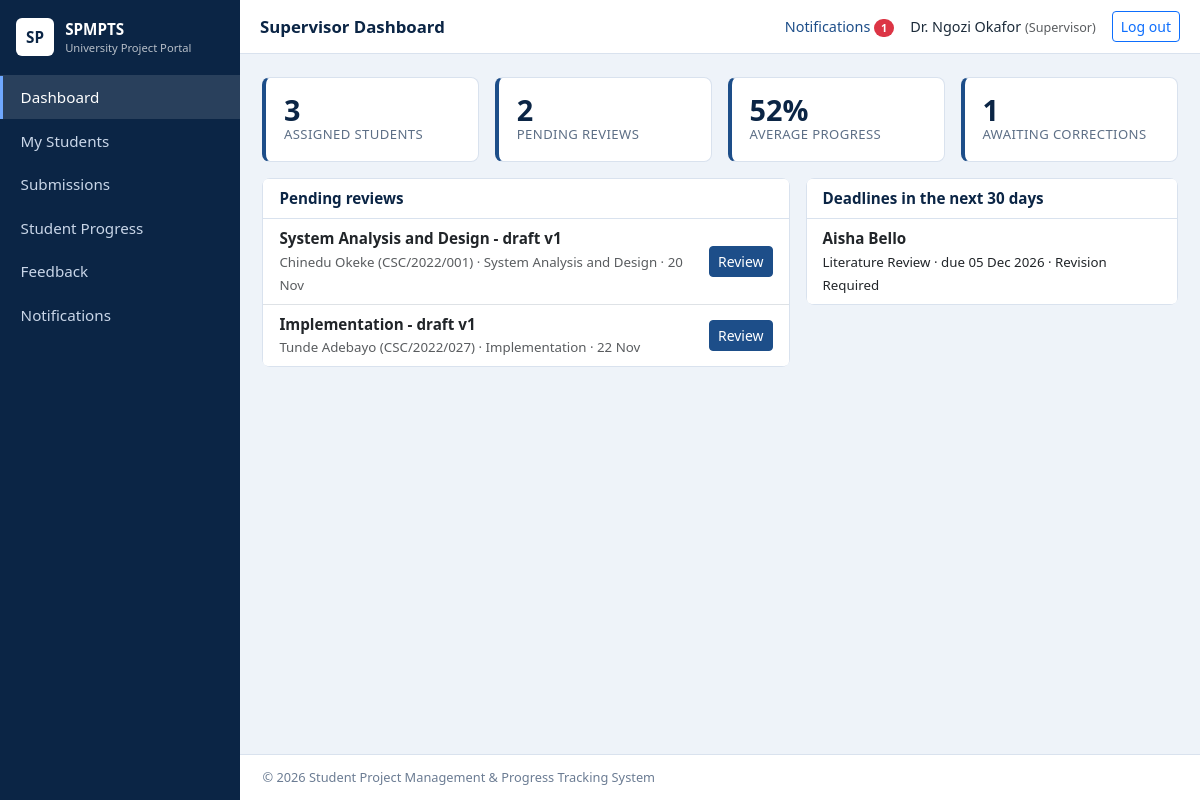
/supervisor/dashboard.php (signed in), run on the app's committed database.
### tables this page shows
CREATE TABLE supervisors (
  id INT UNSIGNED AUTO_INCREMENT PRIMARY KEY,
  user_id INT UNSIGNED NOT NULL UNIQUE,
  staff_no VARCHAR(30) NOT NULL UNIQUE,
  department VARCHAR(120) NOT NULL,
  phone VARCHAR(25) NULL,
  created_at TIMESTAMP NOT NULL DEFAULT CURRENT_TIMESTAMP,
  CONSTRAINT fk_sup_user FOREIGN KEY (user_id) REFERENCES users(id) ON DELETE CASCADE
);

CREATE TABLE submissions (
  id INT UNSIGNED AUTO_INCREMENT PRIMARY KEY,
  milestone_id INT UNSIGNED NOT NULL,
  project_id INT UNSIGNED NOT NULL,
  student_id INT UNSIGNED NOT NULL,
  title VARCHAR(200) NOT NULL,
  notes TEXT NULL,
  file_name VARCHAR(255) NULL,
  file_path VARCHAR(255) NULL,
  status ENUM('Pending','Under Review','Approved','Rejected','Revision Required') NOT NULL DEFAULT 'Pending',
  submitted_at TIMESTAMP NOT NULL DEFAULT CURRENT_TIMESTAMP,
  reviewed_at DATETIME NULL,
  CONSTRAINT fk_sub_ms FOREIGN KEY (milestone_id) REFERENCES project_milestones(id) ON DELETE CASCADE,
  CONSTRAINT fk_sub_proj FOREIGN KEY (project_id) REFERENCES projects(id) ON DELETE CASCADE,
  CONSTRAINT fk_sub_stu FOREIGN KEY (student_id) REFERENCES students(id) ON DELETE CASCADE,
  INDEX idx_sub_status (status), INDEX idx_sub_date (submitted_at)
);

CREATE TABLE users (
  id INT UNSIGNED AUTO_INCREMENT PRIMARY KEY,
  full_name VARCHAR(120) NOT NULL,
  email VARCHAR(150) NOT NULL UNIQUE,
  password_hash VARCHAR(255) NOT NULL,
  role ENUM('admin','supervisor','student') NOT NULL,
  status ENUM('active','inactive') NOT NULL DEFAULT 'active',
  last_login DATETIME NULL,
  created_at TIMESTAMP NOT NULL DEFAULT CURRENT_TIMESTAMP,
  INDEX idx_users_role (role), INDEX idx_users_status (status)
);

CREATE TABLE students (
  id INT UNSIGNED AUTO_INCREMENT PRIMARY KEY,
  user_id INT UNSIGNED NOT NULL UNIQUE,
  matric_no VARCHAR(30) NOT NULL UNIQUE,
  department VARCHAR(120) NOT NULL,
  level VARCHAR(5) NOT NULL DEFAULT '400',
  phone VARCHAR(25) NULL,
  supervisor_id INT UNSIGNED NULL,
  created_at TIMESTAMP NOT NULL DEFAULT CURRENT_TIMESTAMP,
  CONSTRAINT fk_stu_user FOREIGN KEY (user_id) REFERENCES users(id) ON DELETE CASCADE,
  CONSTRAINT fk_stu_sup FOREIGN KEY (supervisor_id) REFERENCES supervisors(id) ON DELETE SET NULL
);

CREATE TABLE project_milestones (
  id INT UNSIGNED AUTO_INCREMENT PRIMARY KEY,
  project_id INT UNSIGNED NOT NULL,
  milestone_no TINYINT UNSIGNED NOT NULL,
  title VARCHAR(150) NOT NULL,
  description TEXT NULL,
  start_date DATE NOT NULL,
  due_date DATE NOT NULL,
  status ENUM('Not Started','In Progress','Submitted','Under Review','Approved','Revision Required') NOT NULL DEFAULT 'Not Started',
  completion TINYINT UNSIGNED NOT NULL DEFAULT 0,
  updated_at TIMESTAMP NOT NULL DEFAULT CURRENT_TIMESTAMP ON UPDATE CURRENT_TIMESTAMP,
  CONSTRAINT fk_ms_proj FOREIGN KEY (project_id) REFERENCES projects(id) ON DELETE CASCADE,
  UNIQUE KEY uq_project_ms (project_id, milestone_no),
  INDEX idx_ms_status (status), INDEX idx_ms_due (due_date),
  CONSTRAINT chk_ms_completion CHECK (completion <= 100)
);

### config/db.php (called while the page is built, shortened)
<?php
function db(): PDO {
    static $pdo = null;
    if ($pdo === null) {
        try {
            $pdo = new PDO('mysql:host=' . DB_HOST . ';dbname=' . DB_NAME . ';charset=utf8mb4', DB_USER, DB_PASS, [
                PDO::ATTR_ERRMODE => PDO::ERRMODE_EXCEPTION,
                PDO::ATTR_DEFAULT_FETCH_MODE => PDO::FETCH_ASSOC,
                PDO::ATTR_EMULATE_PREPARES => false,
            ]);
        } catch (PDOException $e) {
            http_response_code(500);
            exit('Database connection failed. Check config/db.php and make sure MySQL is running and database.sql has been imported.');
        }
    }
    return $pdo;
}

### includes/auth.php (called while the page is built, shortened)
<?php
require_once __DIR__ . '/../config/db.php';
function e($v): string { return htmlspecialchars((string)$v, ENT_QUOTES, 'UTF-8'); }
function url(string $p = ''): string { return BASE_URL . '/' . ltrim($p, '/'); }
function uid(): int { return (int)($_SESSION['user_id'] ?? 0); }
function supervisor_rec(): array {
    $st = db()->prepare('SELECT s.*, u.full_name, u.email FROM supervisors s JOIN users u ON u.id=s.user_id WHERE s.user_id=?');
    $st->execute([uid()]); $r = $st->fetch();
    if (!$r) { exit('Supervisor record not found.'); } return $r;
}
function fdate(?string $d): string { return $d ? date('d M Y', strtotime($d)) : '—'; }

### supervisor/dashboard.php (the view, shortened to what this page needs)
<?php
require_once __DIR__ . '/../includes/auth.php';
$sup = supervisor_rec(); $sid = (int)$sup['id'];
$one = function (string $sql, array $p) { $s = db()->prepare($sql); $s->execute($p); return (int)$s->fetchColumn(); };
$students = $one('SELECT COUNT(*) FROM projects WHERE supervisor_id=?', [$sid]);
$pending = $one("SELECT COUNT(*) FROM submissions s JOIN projects p ON p.id=s.project_id WHERE p.supervisor_id=? AND s.status IN ('Pending','Under Review')", [$sid]);
$avg = $one('SELECT COALESCE(ROUND(AVG(progress)),0) FROM projects WHERE supervisor_id=?', [$sid]);
$revs = $one("SELECT COUNT(*) FROM project_milestones m JOIN projects p ON p.id=m.project_id WHERE p.supervisor_id=? AND m.status='Revision Required'", [$sid]);
$pl = db()->prepare("SELECT s.*, st.matric_no, u.full_name, m.title mtitle FROM submissions s JOIN projects p ON p.id=s.project_id JOIN students st ON st.id=s.student_id JOIN users u ON u.id=st.user_id JOIN project_milestones m ON m.id=s.milestone_id WHERE p.supervisor_id=? AND s.status IN ('Pending','Under Review') ORDER BY s.submitted_at ASC LIMIT 6"); $pl->execute([$sid]); $pl = $pl->fetchAll();
$dl = db()->prepare("SELECT m.*, u.full_name FROM project_milestones m JOIN projects p ON p.id=m.project_id JOIN students st ON st.id=p.student_id JOIN users u ON u.id=st.user_id WHERE p.supervisor_id=? AND m.status<>'Approved' AND m.due_date BETWEEN CURDATE() AND DATE_ADD(CURDATE(), INTERVAL 30 DAY) ORDER BY m.due_date LIMIT 8"); $dl->execute([$sid]); $dl = $dl->fetchAll();
$pageTitle = 'Supervisor Dashboard'; include __DIR__ . '/../includes/header.php';
?>
<div class="row g-3 mb-3">
 <div class="col-6 col-lg-3"><div class="card stat"><div class="num"><?= $students ?></div><div class="lbl">Assigned students</div></div></div>
 <div class="col-6 col-lg-3"><div class="card stat"><div class="num"><?= $pending ?></div><div class="lbl">Pending reviews</div></div></div>
 <div class="col-6 col-lg-3"><div class="card stat"><div class="num"><?= $avg ?>%</div><div class="lbl">Average progress</div></div></div>
 <div class="col-6 col-lg-3"><div class="card stat"><div class="num"><?= $revs ?></div><div class="lbl">Awaiting corrections</div></div></div>
</div>
<div class="row g-3">
 <div class="col-lg-7"><div class="card"><div class="card-header">Pending reviews</div><ul class="list-group list-group-flush">
  <?php foreach ($pl as $r): ?><li class="list-group-item d-flex justify-content-between align-items-center"><div><strong><?= e($r['title']) ?></strong><br><small class="text-muted"><?= e($r['full_name']) ?> (<?= e($r['matric_no']) ?>) &middot; <?= e($r['mtitle']) ?> &middot; <?= e(date('d M', strtotime($r['submitted_at']))) ?></small></div><a class="btn btn-sm btn-primary" href="<?= e(url('supervisor/review.php?id=' . (int)$r['id'])) ?>">Review</a></li><?php endforeach; if (!$pl): ?><li class="list-group-item text-muted">No submissions waiting for review.</li><?php endif; ?></ul></div></div>
 <div class="col-lg-5"><div class="card"><div class="card-header">Deadlines in the next 30 days</div><ul class="list-group list-group-flush">
  <?php foreach ($dl as $d): ?><li class="list-group-item"><strong><?= e($d['full_name']) ?></strong><br><small><?= e($d['title']) ?> &middot; due <?= e(fdate($d['due_date'])) ?> &middot; <?= e($d['status']) ?></small></li><?php endforeach; if (!$dl): ?><li class="list-group-item text-muted">No approaching deadlines.</li><?php endif; ?></ul></div></div>
</div>
<?php include __DIR__ . '/../includes/footer.php'; ?>

### assets/css/style.css (style rules this page uses)
:root { --navy:#0b2545;--blue:#1d4e89;--light:#eef3f9;--line:#d9e2ee }
body { background:var(--light);font-family:"Segoe UI",Roboto,Arial,sans-serif;color:#1c2b3a;font-size:.95rem }
.card { border:1px solid var(--line);border-radius:8px;box-shadow:none }
.card-header { background:#fff;font-weight:600;color:var(--navy);border-bottom:1px solid var(--line) }
.stat { padding:1rem 1.1rem;border-left:4px solid var(--blue) }
.stat .num { font-size:1.8rem;font-weight:700;color:var(--navy);line-height:1.1 }
.stat .lbl { color:#5d6f86;font-size:.82rem;text-transform:uppercase;letter-spacing:.03em }
.btn-primary { background:var(--blue);border-color:var(--blue) }

### data on the page
supervisors: id "1"
submissions: title "System Analysis and Design - draft v1", users.full_name "Chinedu Okeke", student.matric_no "CSC/2022/001", milestone.title "System Analysis and Design", submitted_at "20 Nov"
submissions: title "Implementation - draft v1", users.full_name "Tunde Adebayo", student.matric_no "CSC/2022/027", milestone.title "Implementation", submitted_at "22 Nov"
project_milestones: users.full_name "Aisha Bello", title "Literature Review", due_date "05 Dec 2026", status "Revision Required"

### other printed values
$label "Dashboard"
$label "My Students"
$label "Submissions"
$label "Student Progress"
$label "Feedback"
$pageTitle "Supervisor Dashboard"
$unread "1"
$_SESSION['name'] "Dr. Ngozi Okafor"
$role "Supervisor"
$students "3"
$pending "2"
$avg "52"
